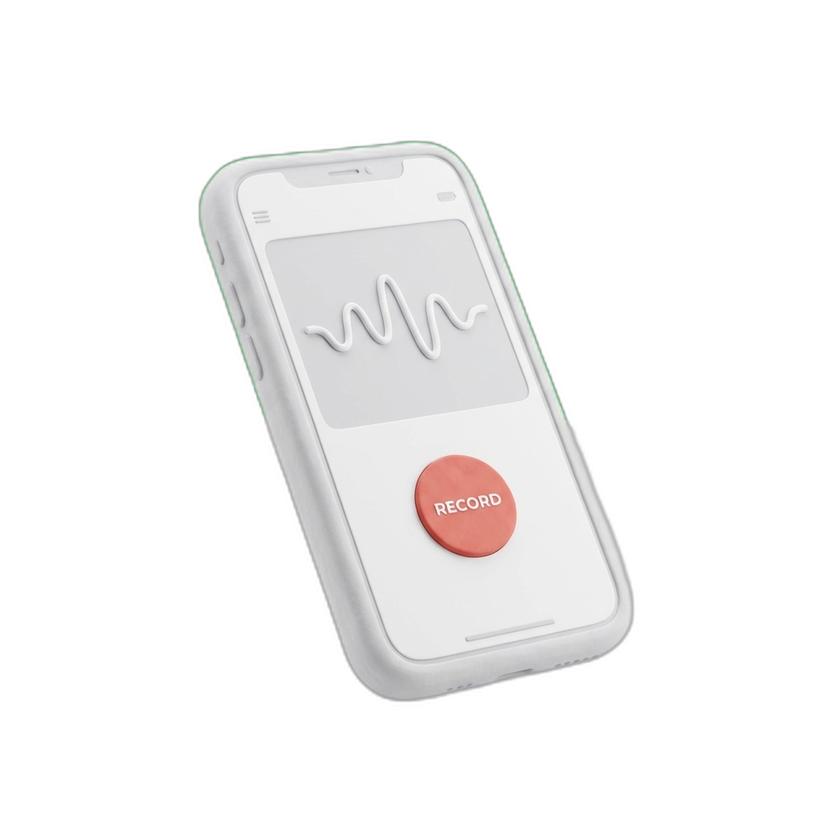
#> input picture marketing/assets/hero_phone_v4.png, 840 x 840 px, shrunk from 1024 x 1024 before the run
$ python process_hero_image.py
#> lines starting #> are read from the running program, lines starting #| are printed output that depends on the picture; after the words box and inside, x2 and y2 are one past the last pixel; in counts of white or black regions, pixels touching at a corner belong together
from PIL import Image, ImageOps
import sys
import os

def get_bbox_with_threshold(img, threshold=20):
    """
    Returns a bounding box for the image where the alpha channel
    is greater than the given threshold.
    """
    alpha = img.split()[-1]
    # Create a binary mask: 255 if alpha > threshold, else 0
    mask = Image.eval(alpha, lambda a: 255 if a > threshold else 0)
    return mask.getbbox()

def process_image(input_path, output_path, angle=-5, threshold=20, padding=60):
#> called with input_path = 'marketing/assets/hero_phone_v4.png', output_path = 'marketing/assets/hero_phone_v12.png', angle = -5, threshold = 5, padding = 80
    try:
        print(f"Opening image: {input_path}")
        img = Image.open(input_path)
#> img is the input picture: PIL image 840x840 RGBA; mean R, G, B, A 48.5, 47.7, 47.6, 56.2

        # Ensure RGBA
        img = img.convert("RGBA")

        # 1. Initial crop with threshold
        bbox = get_bbox_with_threshold(img, threshold)
#> in get_bbox_with_threshold, `mask = Image.eval(alpha, lambda a: 255 if a > threshold else 0)`:
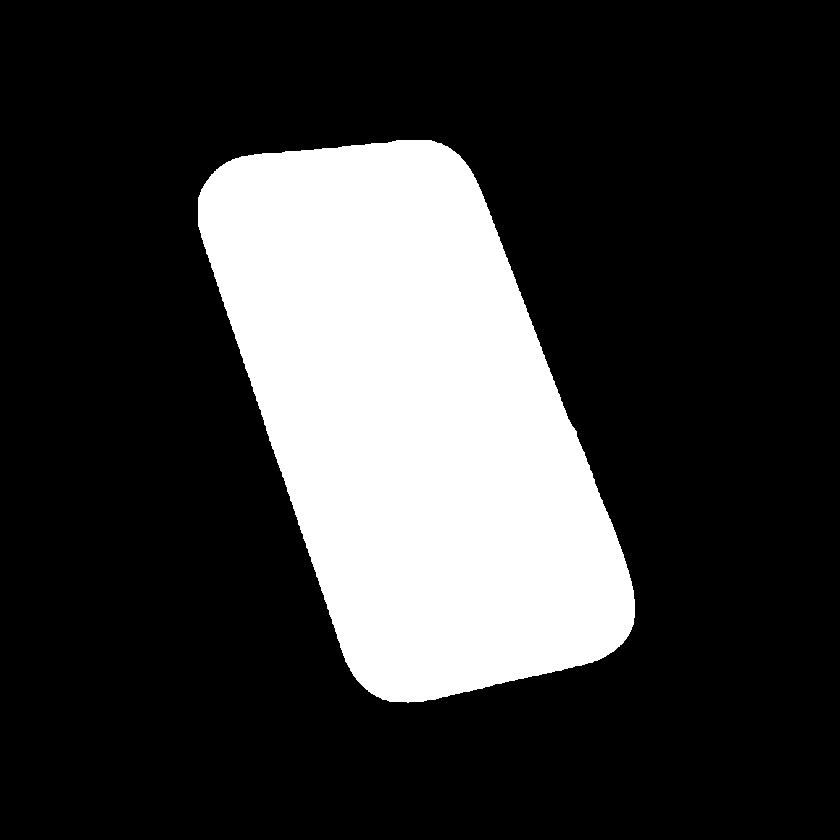
#> mask: PIL image 840x840 L; 22.6% white; 1 white region, box (x1, y1, x2, y2) and area: (198, 140, 635, 703) 159669
#> bbox = (198, 140, 635, 703)
        if bbox:
            print(f"Original bbox (threshold={threshold}): {bbox}")
#| Original bbox (threshold=5): (198, 140, 635, 703)
            img = img.crop(bbox)
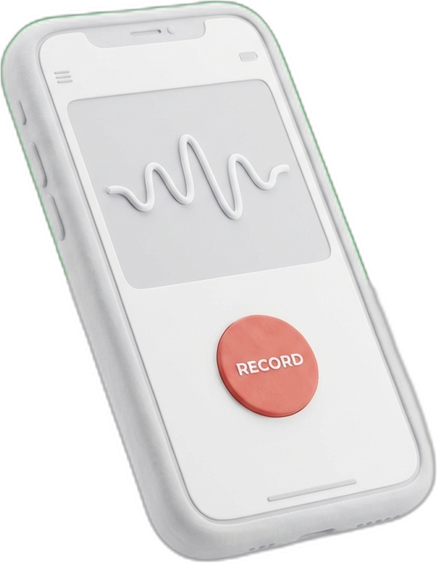
#> img: PIL image 437x563 RGBA; mean R, G, B, A 139.1, 136.9, 136.5, 161.3; transparent parts drawn white
        else:
            print("Warning: No content found above threshold!")

        # 2. Tilt (Rotate)
        print(f"Rotating by {angle} degrees...")
        img = img.rotate(angle, expand=True, resample=Image.BICUBIC)
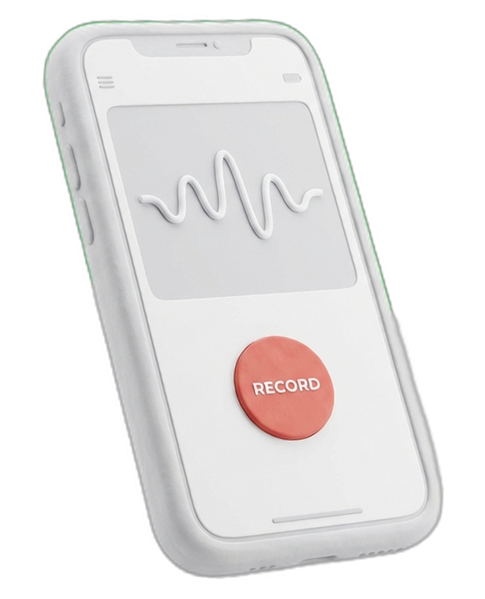
#> img: PIL image 485x599 RGBA; mean R, G, B, A 117.4, 115.5, 115.2, 136.5; transparent parts drawn white

        # 3. Final crop with threshold
        bbox = get_bbox_with_threshold(img, threshold)
#> call 2 of get_bbox_with_threshold, with threshold = 5
#> in get_bbox_with_threshold (call 2), `alpha = img.split()[-1]`:
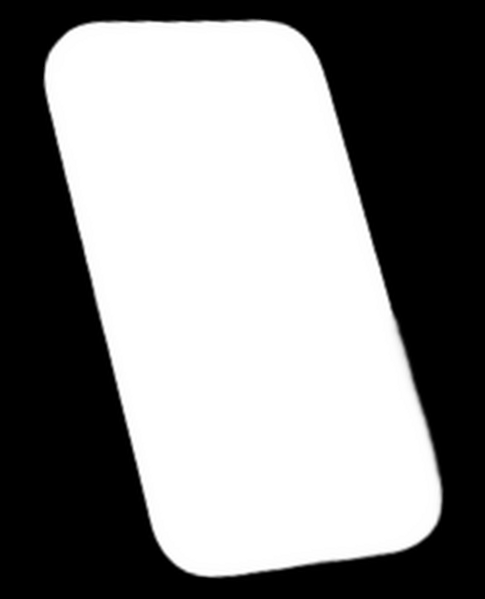
#> alpha: PIL image 485x599 L; min 0, max 255, mean 136.5
#> in get_bbox_with_threshold (call 2), `mask = Image.eval(alpha, lambda a: 255 if a > threshold else 0)`:
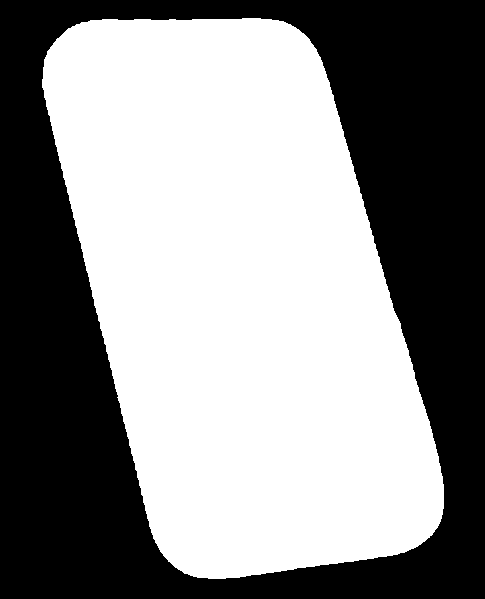
#> mask: PIL image 485x599 L; 54.9% white; 1 black region, box (x1, y1, x2, y2) and area: (0, 0, 485, 599) 131016
#> bbox = (42, 18, 444, 579)
        if bbox:
            print(f"Post-rotation bbox (threshold={threshold}): {bbox}")
#| Post-rotation bbox (threshold=5): (42, 18, 444, 579)
            img = img.crop(bbox)
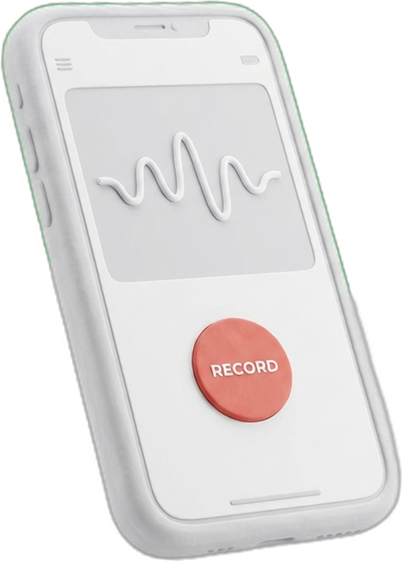
#> img: PIL image 402x561 RGBA; mean R, G, B, A 151.3, 148.8, 148.4, 175.9; transparent parts drawn white

        # 4. Add Padding (to prevent "humongous" look in fixed-width containers)
        if padding > 0:
            print(f"Adding padding: {padding}px")
            # Create new image with specific padding
            new_width = img.width + (2 * padding)
#> new_width = 562
            new_height = img.height + (2 * padding)
#> new_height = 721
            padded_img = Image.new("RGBA", (new_width, new_height), (0, 0, 0, 0))
#> padded_img: PIL image 562x721 RGBA; every value is 0
            # Paste centered
            padded_img.paste(img, (padding, padding))
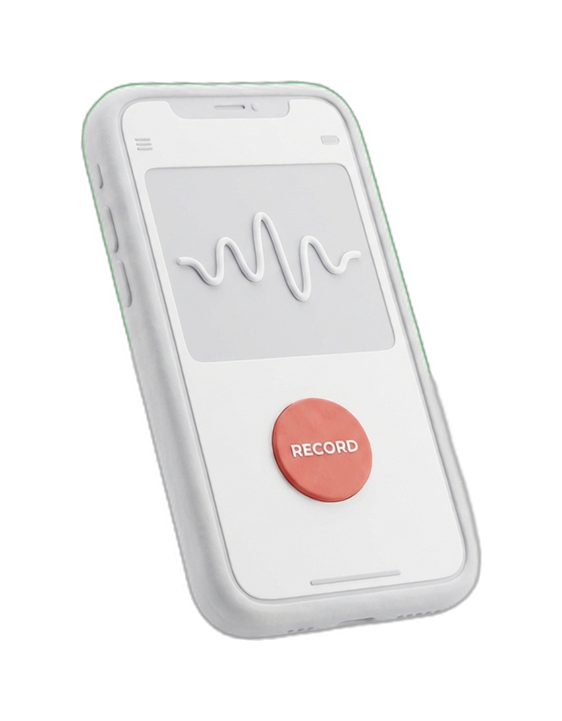
#> padded_img: PIL image 562x721 RGBA; mean R, G, B, A 84.2, 82.8, 82.6, 97.9; transparent parts drawn white
            img = padded_img

        img.save(output_path)
        print(f"Successfully saved processed image to {output_path}")

    except Exception as e:
        print(f"Error processing image: {e}")
        sys.exit(1)

if __name__ == "__main__":
    base_dir = os.getcwd()
    input_file = os.path.join(base_dir, 'marketing/assets/hero_phone_v4.png')
    # Output v12
    output_file = os.path.join(base_dir, 'marketing/assets/hero_phone_v12.png')

    # Threshold 5 (trim faint artifacts <2% opacity), Padding 80 (Approved size)
    process_image(input_file, output_file, angle=-5, threshold=5, padding=80)

$ run again, with marketing/assets/feature_smart_tagging_clay.png copied over marketing/assets/hero_phone_v4.png
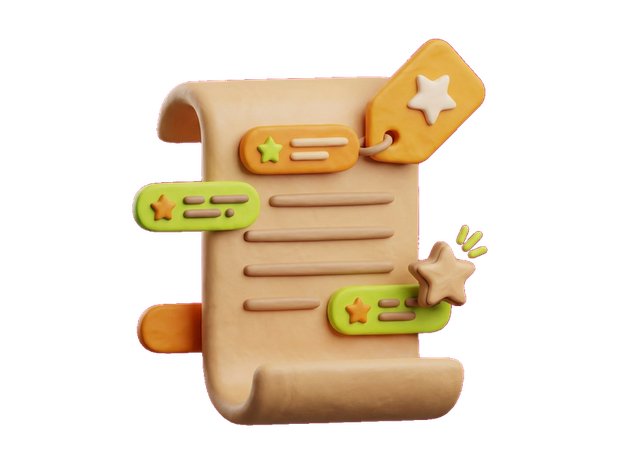
#> input picture marketing/assets/feature_smart_tagging_clay.png, 620 x 465 px, shrunk from 800 x 600 before the run
#> in process_image, img is the input picture: PIL image 620x465 RGBA; mean R, G, B, A 66.8, 52.5, 33.4, 84
#> in get_bbox_with_threshold, `mask = Image.eval(alpha, lambda a: 255 if a > threshold else 0)`:
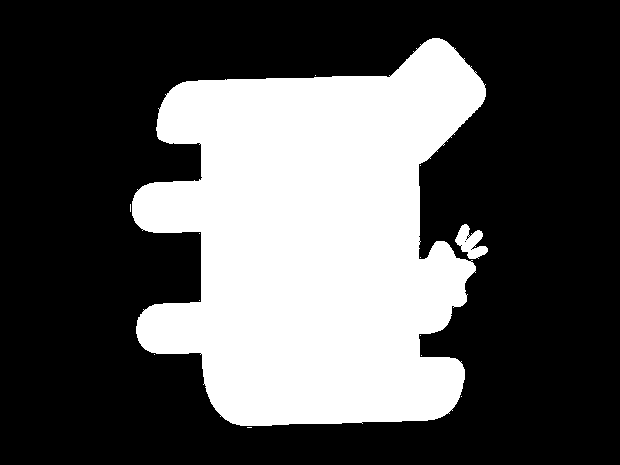
#> mask: PIL image 620x465 L; 33.4% white; 13 white regions (11 under 20 px), largest, box (x1, y1, x2, y2) and area: (132, 38, 486, 426) 95592, (455, 224, 488, 259) 630
#> in process_image, `bbox = get_bbox_with_threshold(img, threshold)`: bbox = (130, 38, 488, 428)
#| Original bbox (threshold=5): (130, 38, 488, 428)
#> alpha: PIL image 392x420 L
#> mask: PIL image 392x420 L; 58.6% white; 2 black regions (1 under 20 px), largest, box (x1, y1, x2, y2) and area: (0, 0, 392, 420) 68229
#> in process_image, `bbox = get_bbox_with_threshold(img, threshold)`: bbox = (15, 27, 385, 407)
#| Post-rotation bbox (threshold=5): (15, 27, 385, 407)
#> in process_image, `padded_img.paste(img, (padding, padding))`:
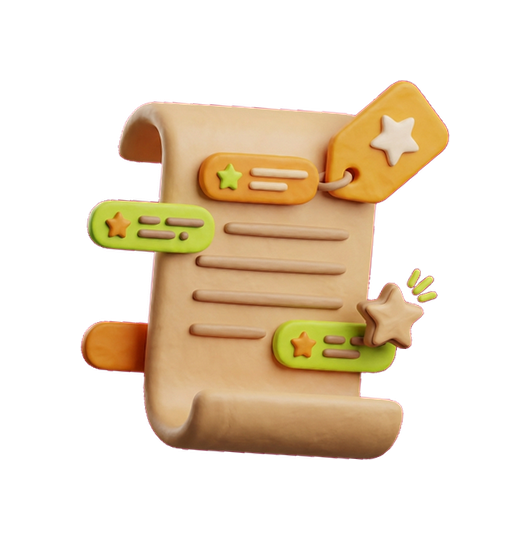
#> padded_img: PIL image 530x540 RGBA; mean R, G, B, A 66.7, 52.3, 33.2, 84.6; transparent parts drawn white
